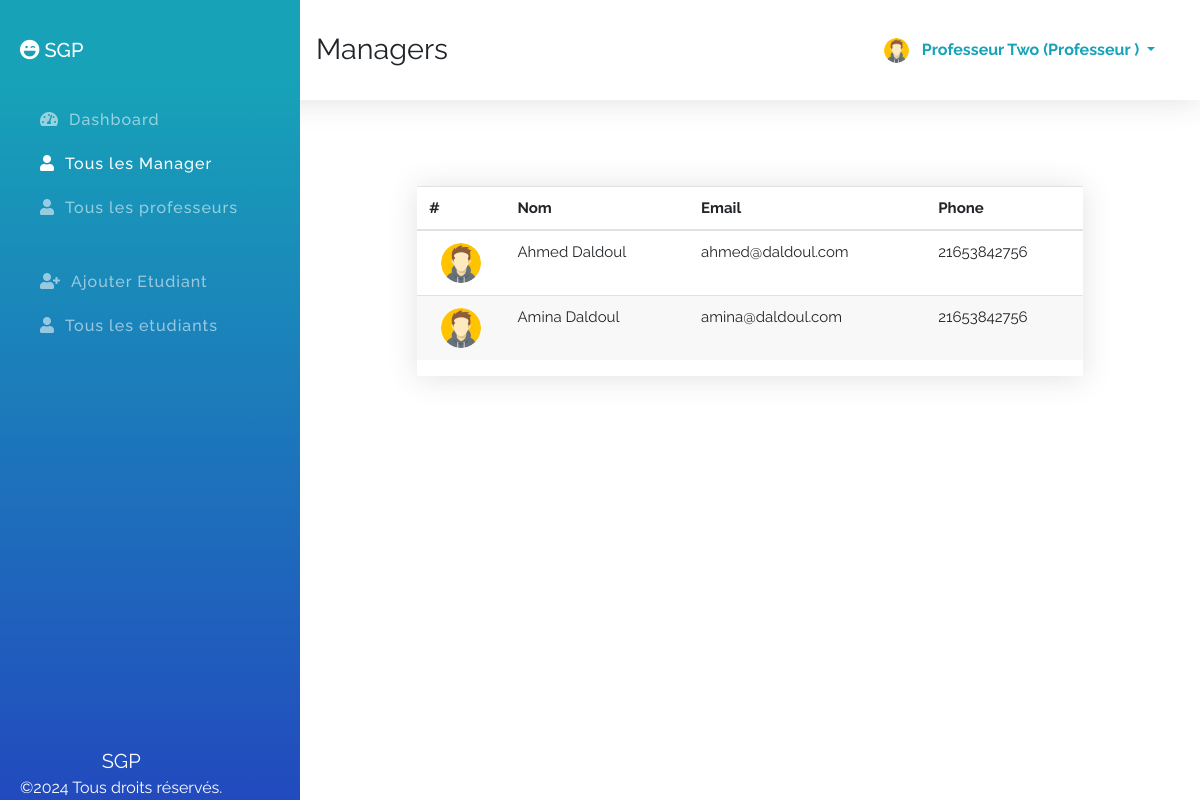
Screenshot of /index.php?id=allManager (signed in) with the database file from the repository.
### tables this page shows
CREATE TABLE `professeurs` (
  `id` int(11) NOT NULL,
  `fname` varchar(100) NOT NULL,
  `lname` varchar(100) NOT NULL,
  `email` varchar(100) NOT NULL,
  `phone` varchar(100) NOT NULL,
  `password` varchar(100) NOT NULL,
  `role` varchar(100) NOT NULL DEFAULT 'professeur',
  `avatar` varchar(255) NOT NULL DEFAULT 'avatar.png'
);

CREATE TABLE `managers` (
  `id` int(11) NOT NULL,
  `fname` varchar(100) NOT NULL,
  `lname` varchar(100) NOT NULL,
  `email` varchar(100) NOT NULL,
  `phone` varchar(100) NOT NULL,
  `password` varchar(100) NOT NULL,
  `role` varchar(100) NOT NULL DEFAULT 'manager',
  `avatar` varchar(255) NOT NULL DEFAULT 'avatar.png'
);

### index.php (the view, shortened to what this page needs)
<?php
    $sessionId = $_SESSION['id'] ?? '';
    $sessionRole = $_SESSION['role'] ?? '';
    $connection = mysqli_connect( DB_HOST, DB_USER, DB_PASSWORD, DB_NAME );
    $id = $_REQUEST['id'] ?? 'dashboard';
    $action = $_REQUEST['action'] ?? '';
?>
<!DOCTYPE html>
<html lang="fr">
<head>
    <link rel="stylesheet" href="assets/css/bootstrap.min.css">
    <link rel="stylesheet" href="assets/css/all.min.css">
    <link rel="stylesheet" href="assets/css/style.css">
</head>
<body>
    <section class="topber">
        <div class="topber__title">
            <span class="topber__title--text">
                <?php
                    if ( 'dashboard' == $id ) {
                        echo "Dashboard";
                    } elseif ( 'addManager' == $id ) {
                        echo "Ajouter un nouveau manager";
                    } elseif ( 'allManager' == $id ) {
                        echo "Managers";
                    } elseif ( 'addProfesseur' == $id ) {
                        echo "Ajouter un nouveau professeur";
                    } elseif ( 'allProfesseur' == $id ) {
                        echo "Professeurs";
                    } elseif ( 'addEtudiant' == $id ) {
                        echo "Ajouter un nouveau etudiant";
                    } elseif ( 'allEtudiant' == $id ) {
                        echo "Etudiants";
                    } elseif ( 'userProfile' == $id ) {
                        echo "Votre Profil";
                    } elseif ( 'editManager' == $action ) {
                        echo "Modifier Manager";
                    } elseif ( 'editProfesseur' == $action ) {
                        echo "Modifier Professeur";
                    } elseif ( 'editEtudiant' == $action ) {
                        echo "Modifier Etudiant";
                    }
                ?>
            </span>
        </div>
        <div class="topber__profile">
            <?php
                $query = "SELECT fname,lname,role,avatar FROM {$sessionRole}s WHERE id='$sessionId'";
                $result = mysqli_query( $connection, $query );
                if ( $data = mysqli_fetch_assoc( $result ) ) {
                    $fname = $data['fname'];
                    $lname = $data['lname'];
                    $role = $data['role'];
                    $avatar = $data['avatar'];
                ?>
                <img src="assets/img/<?php echo "$avatar"; ?>" height="25" width="25" class="rounded-circle" alt="profil">
                <div class="dropdown">
                    <button class="btn dropdown-toggle" type="button" id="dropdownMenuButton" data-toggle="dropdown" aria-haspopup="true" aria-expanded="false">
                    <?php
                        echo "$fname $lname (" . ucwords( $role ) . " )";
                        }
                    ?>
                    </button>
                </div>
        </div>
    </section>
    <section id="sideber" class="sideber">
        <ul class="sideber__ber">
            <h3 class="sideber__panel"><i id="left" class="fas fa-laugh-wink"></i> SGP</h3>
            <li id="left" class="sideber__item<?php if ( 'dashboard' == $id ) {
                                                  echo " active";
                                              }?>">
                <a href="index.php?id=dashboard"><i id="left" class="fas fa-tachometer-alt"></i>Dashboard</a>
            </li>
            <li id="left" class="sideber__item<?php if ( 'allManager' == $id ) {
    echo " active";
}?>">
                <a href="index.php?id=allManager"><i id="left" class="fas fa-user"></i>Tous les Manager</a>
            </li>
            <li id="left" class="sideber__item<?php if ( 'allProfesseur' == $id ) {
    echo " active";
}?>">
                <a href="index.php?id=allProfesseur"><i id="left" class="fas fa-user"></i>Tous les professeurs</a>
            </li>
            <?php if ( 'admin' == $sessionRole || 'manager' == $sessionRole || 'professeur' == $sessionRole ) {?>
                <li id="left" class="sideber__item sideber__item--modify<?php if ( 'addEtudiant' == $id ) {
                                                                            echo " active";
                                                                        }?>">
                    <a href="index.php?id=addEtudiant"><i id="left" class="fas fa-user-plus"></i>Ajouter  Etudiant</a>
                </li><?php }?>
            <li id="left" class="sideber__item<?php if ( 'allEtudiant' == $id ) {
    echo " active";
}?>">
                <a href="index.php?id=allEtudiant"><i id="left" class="fas fa-user"></i>Tous les etudiants</a>
            </li>
        </ul>
        <footer class="text-center"><span>SGP</span><br>©2024 Tous droits réservés.</footer>
    </section>
    <section class="main">
        <div class="container">
            <div class="manager">
                <?php if ( 'allManager' == $id ) {?>
                    <div class="allManager">
                        <div class="main__table">
                            <table class="table">
                                <thead>
                                    <tr>
                                        <th scope="col">#</th>
                                        <th scope="col">Nom</th>
                                        <th scope="col">Email</th>
                                        <th scope="col">Phone</th>
                                    </tr>
                                </thead>
                                <tbody>
                                    <?php
                                        $getManagers = "SELECT * FROM managers";
                                            $result = mysqli_query( $connection, $getManagers );
                                        while ( $manager = mysqli_fetch_assoc( $result ) ) {?>
                                        <tr>
                                            <td>
                                                <center><img class="rounded-circle" width="40" height="40" src="assets/img/<?php echo $manager['avatar']; ?>" alt=""></center>
                                            </td>
                                            <td><?php printf( "%s %s", $manager['fname'], $manager['lname'] );?></td>
                                            <td><?php printf( "%s", $manager['email'] );?></td>
                                            <td><?php printf( "%s", $manager['phone'] );?></td>
                                        </tr>
                                    <?php }?>
                                </tbody>
                            </table>
                        </div>
                    </div>
                <?php }?>
            </div>
        </div>
    </section>
</body>
</html>

### assets/css/style.css (style rules this page uses)
*, *::before, *::after { margin: 0; padding: 0; -webkit-box-sizing: border-box; box-sizing: border-box; }
body { font-family: "Raleway", sans-serif; }
a { text-decoration: none !important; }
.topber { position: fixed; width: 100%; top: 0; left: 0; padding-left: 300px; right: 0; z-index: 999; -webkit-box-shadow: 0 0.15rem 1.75rem 0 rgba(58, 59, 69, 0.15); box-shadow: 0 0.15rem 1.75rem 0 rgba(58, 59, 69, 0.15); background-color: #fff; }
.topber__title { height: 12.5vh; float: left; display: -webkit-box; display: -ms-flexbox; display: flex; -webkit-box-orient: horizontal; -webkit-box-direction: normal; -ms-flex-direction: row; flex-direction: row; -webkit-box-align: center; -ms-flex-align: center; align-items: center; padding-left: 1rem; }
.topber__title--text { font-size: 1.8rem; }
.topber__profile { height: 12.5vh; float: right; padding-right: 10px; display: -webkit-box; display: -ms-flexbox; display: flex; -webkit-box-orient: horizontal; -webkit-box-direction: normal; -ms-flex-direction: row; flex-direction: row; -webkit-box-align: center; -ms-flex-align: center; align-items: center; padding: 2rem; }
.topber__profile button { color: #17a2b8; line-height: 10px; font-weight: bold; }
.sideber { position: fixed; top: 0; overflow-y: auto; left: 0; bottom: 0; width: 300px; height: 100vh; padding: 40px 20px 20px 20px; background-color: #17a2b8; background-image: -webkit-gradient(linear, left top, left bottom, color-stop(10%, #17a2b8), to(#224abe)); background-image: linear-gradient(180deg, #17a2b8 10%, #224abe 100%); background-size: cover; -webkit-transition: left 0.5s ease; transition: left 0.5s ease; z-index: 999; }
.sideber__ber { list-style: none; }
.sideber__panel { font-size: 20px; color: #fff; line-height: 1.2rem; padding-bottom: 30px; }
.sideber__panel i { color: #fff; }
.sideber__item { padding: 10px; }
.sideber__item a { color: rgba(255, 255, 255, 0.55); font-size: 16px; letter-spacing: 1px; font-weight: 500; }
.sideber__item a i { color: rgba(255, 255, 255, 0.55); padding: 0 10px; }
.sideber__item:hover a, .sideber__item.active a, .sideber__item.active i, .sideber__item:hover i { color: #fff; -webkit-transition: 0.3s ease; transition: 0.3s ease; }
.sideber__item--modify { padding: 40px 10px 10px 10px; }
.sideber footer { position: absolute; bottom: 0; font-size: 16px; color: #fff; }
.sideber footer span { font-size: 20px; }
.main { margin-left: 300px; margin-top: 10vh; padding: 2rem; }
.main__table { margin: 50px 70px; -webkit-box-shadow: 0 0.15rem 1.75rem 0 rgba(58, 59, 69, 0.15); box-shadow: 0 0.15rem 1.75rem 0 rgba(58, 59, 69, 0.15); overflow-x: auto; }
.main__table .table { font-size: 15px; font-weight: 400; }
.main__table .table tr:nth-child(even) { background: #f8f8f8; }

### rows the page displays
professeurs: avatar (placeholder picture), fname "Professeur", lname "Two", role "Professeur"
managers: avatar (placeholder picture), fname "Ahmed", lname "Daldoul", email "ahmed@daldoul.com", phone "21653842756"
managers: avatar (placeholder picture), fname "Amina", lname "Daldoul", email "amina@daldoul.com", phone "21653842756"
